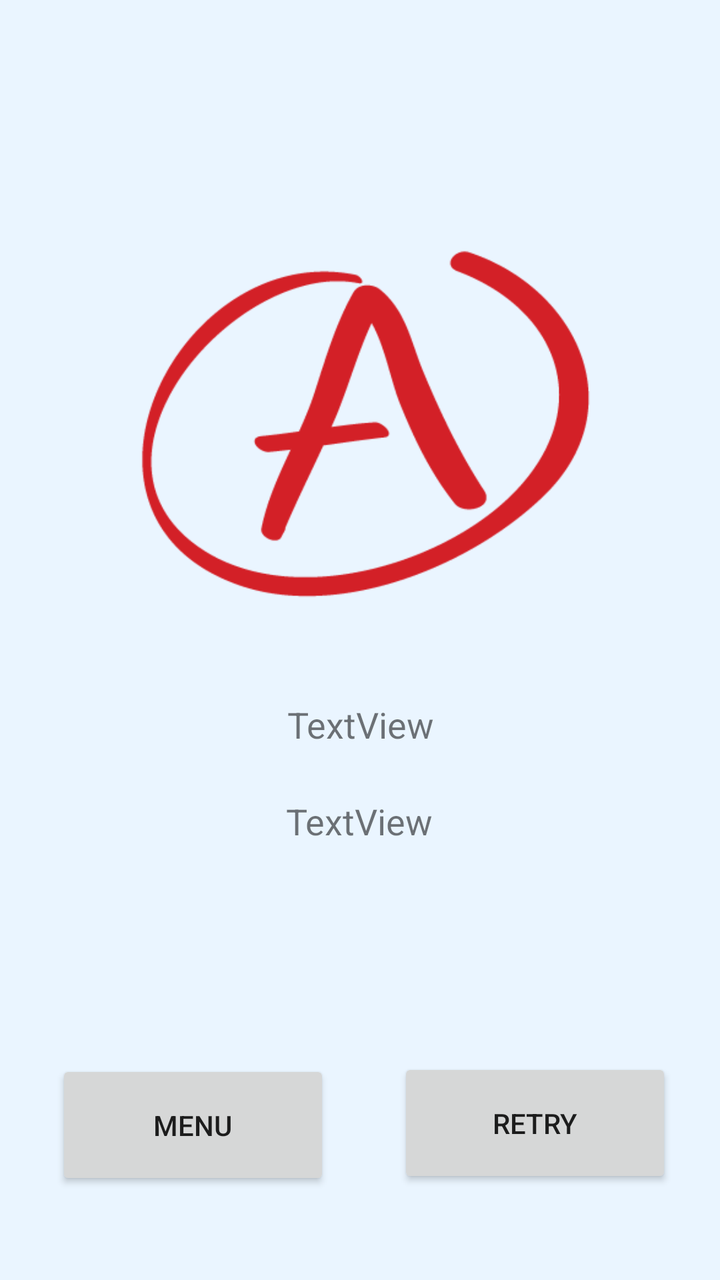
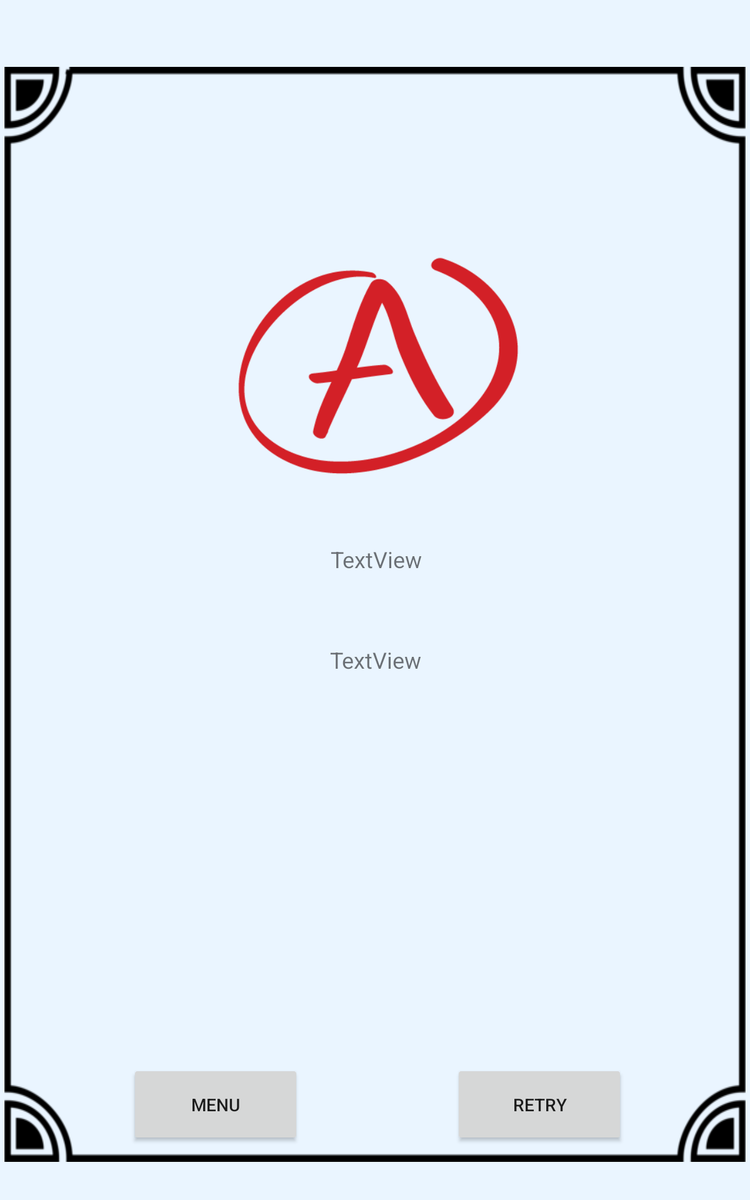

One screen, two layout resources from the same app: the default and the repository's alternative for another configuration. Each is rendered where Android would select it; the XML of both is given below.
<!-- AndroidManifest.xml: application theme AppTheme -->
<!-- res/layout/results_screen.xml -->
<?xml version="1.0" encoding="utf-8"?>

<android.support.constraint.ConstraintLayout
    xmlns:android="http://schemas.android.com/apk/res/android"
    xmlns:app="http://schemas.android.com/apk/res-auto"
    xmlns:tools="http://schemas.android.com/tools"
    android:layout_width="match_parent"
    android:background="#eaf5ff"
    android:layout_height="match_parent">

    <TextView
        android:id="@+id/resultsText"
        android:layout_width="221dp"
        android:layout_height="wrap_content"
        android:layout_marginTop="8dp"
        android:layout_marginBottom="180dp"
        android:gravity="center"
        android:text="TextView"
        android:textAlignment="center"
        android:textSize="18sp"
        app:layout_constraintBottom_toBottomOf="parent"
        app:layout_constraintEnd_toEndOf="parent"
        app:layout_constraintHorizontal_bias="0.503"
        app:layout_constraintStart_toStartOf="parent"
        app:layout_constraintTop_toBottomOf="@+id/quizGrade"
        app:layout_constraintVertical_bias="0.019" />

    <Button
        android:id="@+id/return_to_menu"
        android:layout_width="137dp"
        android:layout_height="65dp"
        android:layout_marginStart="28dp"
        android:layout_marginTop="8dp"
        android:layout_marginBottom="44dp"
        android:text="Menu"
        app:layout_constraintBottom_toBottomOf="parent"
        app:layout_constraintStart_toStartOf="parent"
        app:layout_constraintTop_toTopOf="parent"
        app:layout_constraintVertical_bias="0.998" />

    <Button
        android:id="@+id/retryGame"
        android:layout_width="137dp"
        android:layout_height="65dp"
        android:layout_marginStart="8dp"
        android:layout_marginTop="8dp"
        android:layout_marginEnd="24dp"
        android:layout_marginBottom="44dp"
        android:text="Retry"
        app:layout_constraintBottom_toBottomOf="parent"
        app:layout_constraintEnd_toEndOf="parent"
        app:layout_constraintHorizontal_bias="1.0"
        app:layout_constraintStart_toEndOf="@+id/return_to_menu"
        app:layout_constraintTop_toTopOf="parent"
        app:layout_constraintVertical_bias="0.996" />

    <ImageView
        android:id="@+id/quizGrade"
        android:layout_width="255dp"
        android:layout_height="270dp"
        android:layout_marginStart="8dp"
        android:layout_marginTop="8dp"
        android:layout_marginEnd="8dp"
        android:layout_marginBottom="8dp"
        app:layout_constraintBottom_toBottomOf="parent"
        app:layout_constraintEnd_toEndOf="parent"
        app:layout_constraintStart_toStartOf="parent"
        app:layout_constraintTop_toTopOf="parent"
        app:layout_constraintVertical_bias="0.176"
        app:srcCompat="@drawable/grade_a" />

    <TextView
        android:id="@+id/gradeCriteria"
        android:layout_width="275dp"
        android:layout_height="wrap_content"
        android:layout_marginTop="24dp"
        android:gravity="center"
        android:text="TextView"
        android:textSize="18sp"
        app:layout_constraintEnd_toEndOf="@+id/resultsText"
        app:layout_constraintHorizontal_bias="0.518"
        app:layout_constraintStart_toStartOf="@+id/resultsText"
        app:layout_constraintTop_toBottomOf="@+id/resultsText" />

</android.support.constraint.ConstraintLayout>
<!-- resources referenced by this layout -->
<resources>
  <!-- drawable grade_a: png bitmap (drawable, 4277 bytes) -->
  <style name="AppTheme" parent="Theme.AppCompat.Light.NoActionBar">
          
          <item name="colorPrimary">@color/colorPrimary</item>
          <item name="colorPrimaryDark">@color/colorPrimaryDark</item>
          <item name="colorAccent">@color/colorAccent</item>
          <item name="android:colorBackground">#eaf5ff</item>
      </style>
  <color name="colorPrimary">#bccfdc</color>
  <color name="colorPrimaryDark">#6fbd9f</color>
  <color name="colorAccent">#65737c</color>
</resources>
<!-- res/layout-sw600dp/results_screen.xml (the repository's variant of the layout above) -->
<!-- drawn on a 7-inch tablet held upright -->
<?xml version="1.0" encoding="utf-8"?>
<android.support.constraint.ConstraintLayout xmlns:android="http://schemas.android.com/apk/res/android"
    xmlns:app="http://schemas.android.com/apk/res-auto"
    android:layout_width="match_parent"
    android:layout_height="match_parent"
    android:background="#eaf5ff">

    <ImageView
        android:id="@+id/imageView6"
        android:layout_width="593dp"
        android:layout_height="876dp"
        android:layout_marginStart="8dp"
        android:layout_marginTop="8dp"
        android:layout_marginEnd="8dp"
        android:layout_marginBottom="8dp"
        android:scaleType="fitXY"
        app:layout_constraintBottom_toBottomOf="parent"
        app:layout_constraintEnd_toEndOf="parent"
        app:layout_constraintStart_toStartOf="parent"
        app:layout_constraintTop_toTopOf="parent"
        app:layout_constraintVertical_bias="0.666"
        app:srcCompat="@drawable/blackboarder" />

    <TextView
        android:id="@+id/resultsText"
        android:layout_width="221dp"
        android:layout_height="wrap_content"
        android:layout_marginTop="8dp"
        android:layout_marginBottom="180dp"
        android:gravity="center"
        android:text="TextView"
        android:textAlignment="center"
        android:textSize="18sp"
        app:layout_constraintBottom_toBottomOf="parent"
        app:layout_constraintEnd_toEndOf="parent"
        app:layout_constraintHorizontal_bias="0.503"
        app:layout_constraintStart_toStartOf="parent"
        app:layout_constraintTop_toBottomOf="@+id/quizGrade"
        app:layout_constraintVertical_bias="0.019" />

    <Button
        android:id="@+id/return_to_menu"
        android:layout_width="137dp"
        android:layout_height="65dp"
        android:layout_marginStart="104dp"
        android:layout_marginTop="8dp"
        android:layout_marginBottom="44dp"
        android:text="Menu"
        app:layout_constraintBottom_toBottomOf="parent"
        app:layout_constraintStart_toStartOf="parent"
        app:layout_constraintTop_toTopOf="parent"
        app:layout_constraintVertical_bias="1.0" />

    <Button
        android:id="@+id/retryGame"
        android:layout_width="137dp"
        android:layout_height="65dp"
        android:layout_marginStart="8dp"
        android:layout_marginTop="8dp"
        android:layout_marginEnd="100dp"
        android:layout_marginBottom="44dp"
        android:text="Retry"
        app:layout_constraintBottom_toBottomOf="parent"
        app:layout_constraintEnd_toEndOf="parent"
        app:layout_constraintHorizontal_bias="1.0"
        app:layout_constraintStart_toEndOf="@+id/return_to_menu"
        app:layout_constraintTop_toTopOf="parent"
        app:layout_constraintVertical_bias="1.0" />

    <ImageView
        android:id="@+id/quizGrade"
        android:layout_width="255dp"
        android:layout_height="270dp"
        android:layout_marginStart="8dp"
        android:layout_marginTop="148dp"
        android:layout_marginEnd="8dp"
        android:layout_marginBottom="8dp"
        app:layout_constraintBottom_toBottomOf="parent"
        app:layout_constraintEnd_toEndOf="parent"
        app:layout_constraintStart_toStartOf="parent"
        app:layout_constraintTop_toTopOf="parent"
        app:layout_constraintVertical_bias="0.006"
        app:srcCompat="@drawable/grade_a" />

    <TextView
        android:id="@+id/gradeCriteria"
        android:layout_width="wrap_content"
        android:layout_height="wrap_content"
        android:layout_marginTop="56dp"
        android:gravity="center"
        android:text="TextView"
        android:textSize="18sp"
        app:layout_constraintEnd_toEndOf="parent"
        app:layout_constraintHorizontal_bias="0.501"
        app:layout_constraintStart_toStartOf="parent"
        app:layout_constraintTop_toBottomOf="@+id/resultsText" />

</android.support.constraint.ConstraintLayout>
<!-- resources referenced by the variant -->
<!-- as a 7-inch tablet held upright resolves them -->
<resources>
  <!-- drawable blackboarder: png bitmap (drawable, 9652 bytes) -->
  <!-- drawable grade_a: png bitmap (drawable, 4277 bytes) -->
  <style name="AppTheme" parent="Theme.AppCompat.Light.NoActionBar">
          
          <item name="colorPrimary">@color/colorPrimary</item>
          <item name="colorPrimaryDark">@color/colorPrimaryDark</item>
          <item name="colorAccent">@color/colorAccent</item>
          <item name="android:colorBackground">#eaf5ff</item>
      </style>
  <color name="colorPrimary">#bccfdc</color>
  <color name="colorPrimaryDark">#6fbd9f</color>
  <color name="colorAccent">#65737c</color>
</resources>
